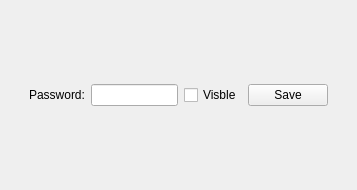
<?xml version="1.0" encoding="UTF-8"?>
<ui version="4.0">
 <class>QWoPasswordInput</class>
 <widget class="QWidget" name="QWoPasswordInput">
  <property name="geometry">
   <rect>
    <x>0</x>
    <y>0</y>
    <width>357</width>
    <height>190</height>
   </rect>
  </property>
  <property name="windowTitle">
   <string>Form</string>
  </property>
  <layout class="QHBoxLayout" name="horizontalLayout">
   <item>
    <layout class="QVBoxLayout" name="verticalLayout">
     <item>
      <spacer name="verticalSpacer_2">
       <property name="orientation">
        <enum>Qt::Vertical</enum>
       </property>
       <property name="sizeHint" stdset="0">
        <size>
         <width>20</width>
         <height>40</height>
        </size>
       </property>
      </spacer>
     </item>
     <item>
      <layout class="QHBoxLayout" name="horizontalLayout_3">
       <item>
        <spacer name="horizontalSpacer">
         <property name="orientation">
          <enum>Qt::Horizontal</enum>
         </property>
         <property name="sizeHint" stdset="0">
          <size>
           <width>40</width>
           <height>20</height>
          </size>
         </property>
        </spacer>
       </item>
       <item>
        <widget class="QLabel" name="tip">
         <property name="text">
          <string>Password:</string>
         </property>
        </widget>
       </item>
       <item>
        <widget class="QLineEdit" name="password"/>
       </item>
       <item>
        <widget class="QCheckBox" name="visible">
         <property name="text">
          <string>Visble</string>
         </property>
        </widget>
       </item>
       <item>
        <widget class="QPushButton" name="btnSave">
         <property name="text">
          <string>Save</string>
         </property>
        </widget>
       </item>
       <item>
        <spacer name="horizontalSpacer_2">
         <property name="orientation">
          <enum>Qt::Horizontal</enum>
         </property>
         <property name="sizeHint" stdset="0">
          <size>
           <width>40</width>
           <height>20</height>
          </size>
         </property>
        </spacer>
       </item>
      </layout>
     </item>
     <item>
      <spacer name="verticalSpacer">
       <property name="orientation">
        <enum>Qt::Vertical</enum>
       </property>
       <property name="sizeHint" stdset="0">
        <size>
         <width>20</width>
         <height>40</height>
        </size>
       </property>
      </spacer>
     </item>
    </layout>
   </item>
  </layout>
 </widget>
 <resources/>
 <connections/>
</ui>
